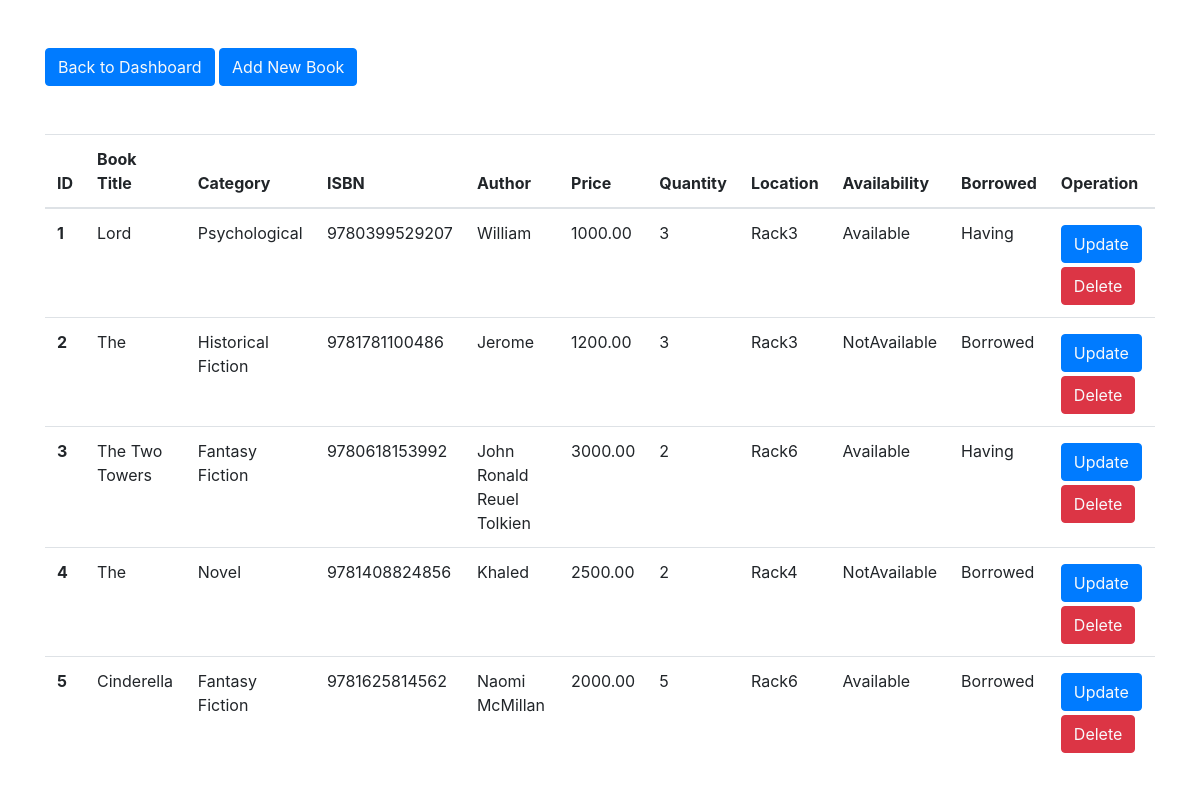
The page /books/display.php on the database its author committed.
### tables this page shows
CREATE TABLE `books` (
  `id` int(11) NOT NULL,
  `book_name` varchar(255) NOT NULL,
  `category` varchar(255) NOT NULL,
  `isbn` varchar(255) NOT NULL,
  `author` varchar(255) NOT NULL,
  `price` decimal(10,2) NOT NULL,
  `quantity` int(11) NOT NULL,
  `location` varchar(255) NOT NULL,
  `availability` varchar(20) NOT NULL,
  `borrowed` varchar(20) NOT NULL
);

### books/display.php (the view, shortened to what this page needs)
<?php
$db = new DB();
$conn = $db->getConnection();
?>
<!DOCTYPE html>
<html lang="en">
<head>
    <link rel="stylesheet" href="https://cdn.jsdelivr.net/npm/bootstrap@4.3.1/dist/css/bootstrap.min.css"
>
</head>
<body>
    <div class="container">
        <button class="btn btn-primary my-5"><a href="..\dashboard.php" class="text-light">Back to Dashboard</button>
        <button class="btn btn-primary my-5"><a href="book.php" class="text-light">Add New Book</button>
        <table class="table">
            <thead>
                <tr>
                    <th scope="col">ID</th>
                    <th scope="col">Book Title</th>
                    <th scope="col">Category</th>
                    <th scope="col">ISBN</th>
                    <th scope="col">Author</th>
                    <th scope="col">Price</th>
                    <th scope="col">Quantity</th>
                    <th scope="col">Location</th>
                    <th scope="col">Availability</th>
                    <th scope="col">Borrowed</th>
                    <th scope="col">Operation</th>
                </tr>
            </thead>
            <tbody>
                <?php
                $number = 1;
                $sql = "SELECT * FROM `books`";
                $result = mysqli_query($conn, $sql);
                if ($result) {
                    while ($row = mysqli_fetch_assoc($result)) {
                        $id = $row['id'];
                        $bookName = $row['book_name'];
                        $category = $row['category'];
                        $isbn = $row['isbn'];
                        $author = $row['author'];
                        $price = $row['price'];
                        $quantity = $row['quantity'];
                        $location = $row['location'];
                        $availability = $row['availability'];
                        $borrowed = $row['borrowed'];
                        echo ' <tr>
                    <th scope="row">' . $number . '</th>
                      <td>' . $bookName . '</td>
                      <td>' . $category . '</td>
                      <td>' . $isbn . '</td>
                      <td>' . $author . '</td>
                      <td>' . $price . '</td>
                      <td>' . $quantity . '</td>
                      <td>' . $location . '</td>
                      <td>' . $availability . '</td>
                      <td>' . $borrowed . '</td>
                      <td>
                      <button class="btn btn-primary my-1"><a href="update.php?
                      updateid=' . $id . '"class="text-light">Update</a></button>
                      <button class = "btn btn-danger"><a href="delete.php?
                      deleteid=' . $id . '" class="text-light">Delete</a></button>
                      </td>
                </tr>';
                        $number++;
                    }
                }
                ?>
            </tbody>
    </div>
</body>
</html>

### rows shown on the page
books: book_name "Lord", category "Psychological", isbn "9780399529207", author "William", price "1000.00", quantity "3", location "Rack3", availability "Available", borrowed "Having"
books: book_name "The", category "Historical Fiction", isbn "9781781100486", author "Jerome", price "1200.00", quantity "3", location "Rack3", availability "NotAvailable", borrowed "Borrowed"
books: book_name "The Two Towers", category "Fantasy Fiction", isbn "9780618153992", author "John Ronald Reuel Tolkien", price "3000.00", quantity "2", location "Rack6", availability "Available", borrowed "Having"
books: book_name "The", category "Novel", isbn "9781408824856", author "Khaled", price "2500.00", quantity "2", location "Rack4", availability "NotAvailable", borrowed "Borrowed"
books: book_name "Cinderella", category "Fantasy Fiction", isbn "9781625814562", author "Naomi McMillan", price "2000.00", quantity "5", location "Rack6", availability "Available", borrowed "Borrowed"
